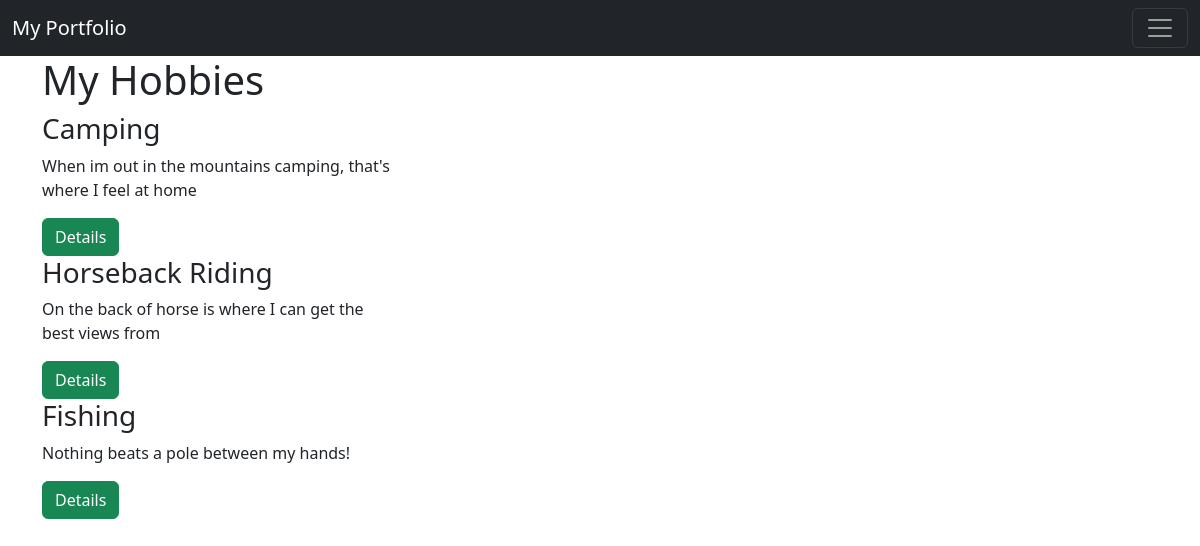
The app's page /hobbies/ with its own data.
### PortfolioDatabase/models.py (models this page shows, shortened)
class Hobby(models.Model):
    name = models.CharField(max_length=100)
    description = models.TextField()
    image = models.ImageField(upload_to='hobby_images/', null=True, blank=True)

### PortfolioDatabase/views.py (the view)
# urls.py: path('hobbies/', hobbies, name='hobbies'),
def hobbies(request):
    hobbies_list = Hobby.objects.all()
    return render(request, 'PortfolioDatabase/hobbies.html', {"hobbies_list": hobbies_list})

### PortfolioDatabase/templates/PortfolioDatabase/hobbies.html (shortened to what this page needs)
{% extends 'PortfolioDatabase/base.html' %}
{% block content %}
    <h1>My Hobbies</h1>
    {% for hobby in hobbies_list %}
        <div class = "row">
            <div class="col-md-4">
                <h3>{{ hobby.name }}</h3>
            <p>{{ hobby.description }}</p>
            </div>
        </div>
        <div class="col-md-2">
            <a href="{% url 'hobby_detail' hobby.id  %}" class="btn btn-success">Details</a>
        </div>
    {% endfor %}
{% endblock %}

### records on screen
Hobby: name "Camping", description "When im out in the mountains camping, that's where I feel at home"
Hobby: name "Horseback Riding", description "On the back of horse is where I can get the best views from"
Hobby: name "Fishing", description "Nothing beats a pole between my hands!"
